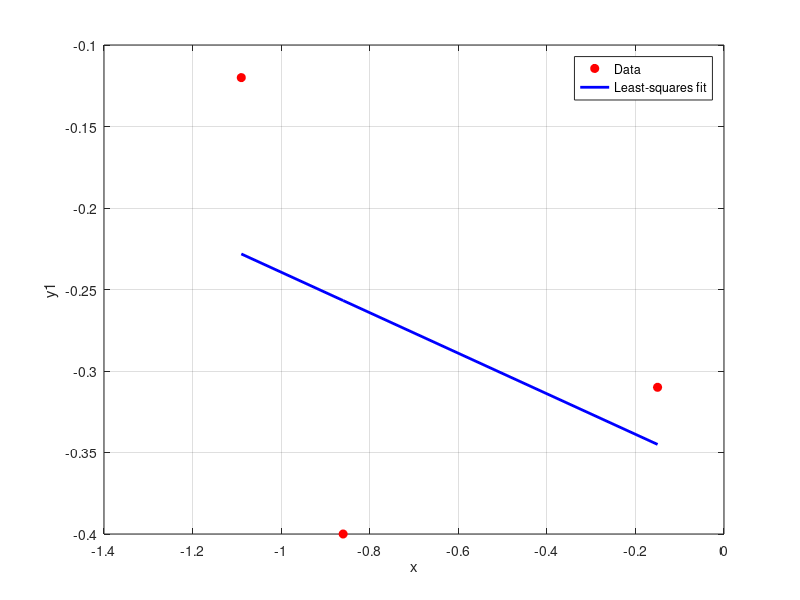
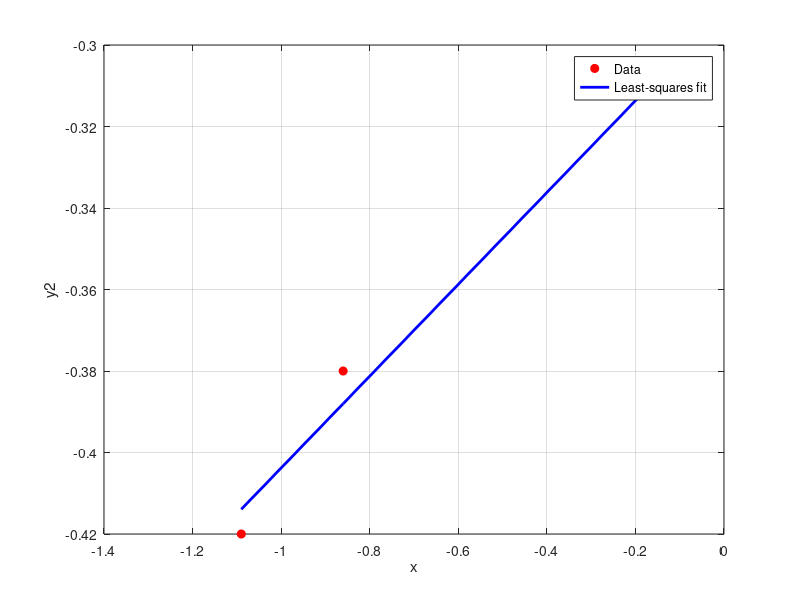
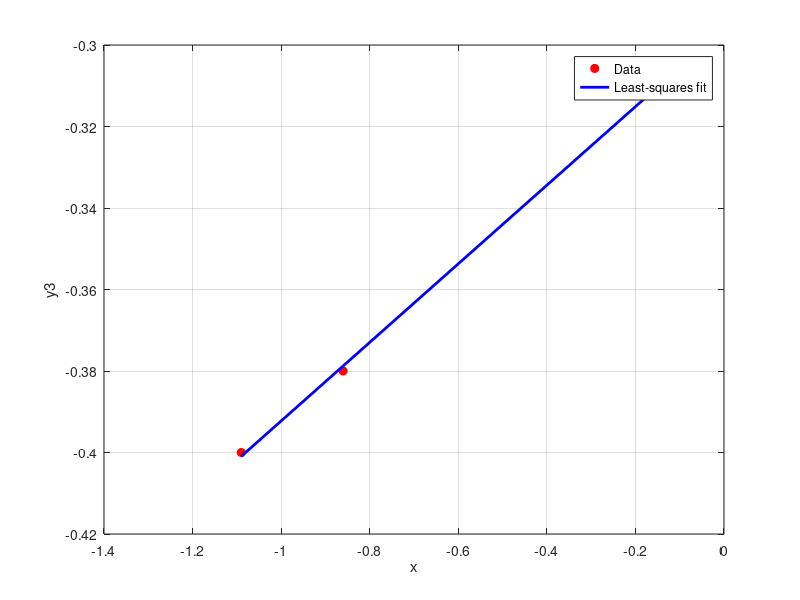
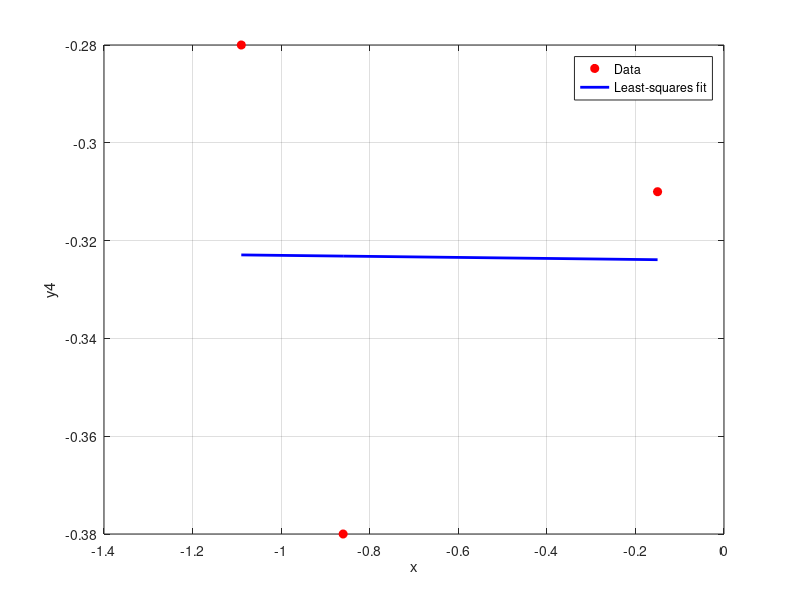

Reproduce these figures in MATLAB, in order.
clc;
clear all;
close all;


% Data
x = [-0.15 -0.86 -1.09]';
y1 = [-0.31 -0.4 -0.12]';%for HCOOH
y2 = [-0.31 -0.38 -0.42]';%for HCHO
y3= [-0.31 -0.38 -0.40]';%for CH3OH
y4= [-0.31 -0.38 -0.28]';%for CH4


% Least-squares linear fitting
p1 = polyfit(x, y1, 1);   % p(1)=slope, p(2)=intercept
p2 = polyfit(x, y2, 1);
p3 = polyfit(x, y3, 1);
p4 = polyfit(x, y4, 1);

% Extract parameters
m1 = -0.1243;
c1 = -0.6;

m2 = p2(1);
c2 = p2(2);

m3 = p3(1);
c3 = p3(2);

m4 = p4(1);
c4 = p4(2);

% Fitted values
y_fit1 = polyval(p1, x);
y_fit2 = polyval(p2, x);
y_fit3 = polyval(p3, x);
y_fit4 = polyval(p4, x);

% % Calculate mean squared error (MSE)
% MSE = mean((y - y_fit).^2);


% ----- R^2 calculation -----
SS_res1 = sum((y1 - y_fit1).^2);        % Residual sum of squares
SS_tot1 = sum((y1 - mean(y1)).^2);      % Total sum of squares
R21 = 1 - SS_res1/SS_tot1;              % Coefficient of determination

SS_res2 = sum((y2 - y_fit2).^2);        % Residual sum of squares
SS_tot2 = sum((y2 - mean(y2)).^2);      % Total sum of squares
R22 = 1 - SS_res2/SS_tot2;              % Coefficient of determination

SS_res3 = sum((y3 - y_fit3).^2);        % Residual sum of squares
SS_tot3 = sum((y3 - mean(y3)).^2);      % Total sum of squares
R23 = 1 - SS_res3/SS_tot3;              % Coefficient of determination

SS_res4 = sum((y4 - y_fit4).^2);        % Residual sum of squares
SS_tot4 = sum((y4 - mean(y4)).^2);      % Total sum of squares
R24 = 1 - SS_res4/SS_tot4;              % Coefficient of determination
% ---------------------------


% Plot
figure(1);
plot(x, y1, 'ro', 'MarkerFaceColor', 'r'); hold on;
plot(x, y_fit1, 'b-', 'LineWidth', 2);
xlabel('x');
ylabel('y1');
legend('Data', 'Least-squares fit');
grid on;

% Display results
fprintf('Slope (m) = %.4f\n', m1);
fprintf('Intercept (c) = %.4f\n', c1);
fprintf('R^2 = %.4f\n', R21);


figure(2);
plot(x, y2, 'ro', 'MarkerFaceColor', 'r'); hold on;
plot(x, y_fit2, 'b-', 'LineWidth', 2);
xlabel('x');
ylabel('y2');
legend('Data', 'Least-squares fit');
grid on;

% Display results
fprintf('Slope (m) = %.4f\n', m2);
fprintf('Intercept (c) = %.4f\n', c2);
fprintf('R^2 = %.4f\n', R22);



figure(3);
plot(x, y3, 'ro', 'MarkerFaceColor', 'r'); hold on;
plot(x, y_fit3, 'b-', 'LineWidth', 2);
xlabel('x');
ylabel('y3');
legend('Data', 'Least-squares fit');
grid on;

% Display results
fprintf('Slope (m) = %.4f\n', m3);
fprintf('Intercept (c) = %.4f\n', c3);
fprintf('R^2 = %.4f\n', R23);




figure(4);
plot(x, y4, 'ro', 'MarkerFaceColor', 'r'); hold on;
plot(x, y_fit4, 'b-', 'LineWidth', 2);
xlabel('x');
ylabel('y4');
legend('Data', 'Least-squares fit');
grid on;

% Display results
fprintf('Slope (m) = %.4f\n', m4);
fprintf('Intercept (c) = %.4f\n', c4);
fprintf('R^2 = %.4f\n', R24);
